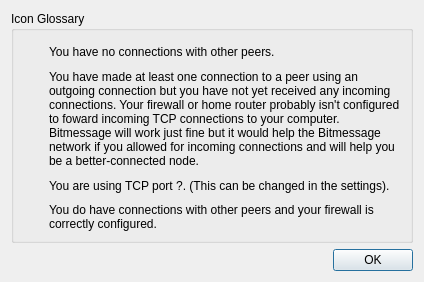
<?xml version="1.0" encoding="UTF-8"?>
<ui version="4.0">
 <class>iconGlossaryDialog</class>
 <widget class="QDialog" name="iconGlossaryDialog">
  <property name="geometry">
   <rect>
    <x>0</x>
    <y>0</y>
    <width>424</width>
    <height>282</height>
   </rect>
  </property>
  <property name="windowTitle">
   <string>Icon Glossary</string>
  </property>
  <layout class="QGridLayout" name="gridLayout">
   <item row="0" column="0">
    <widget class="QGroupBox" name="groupBox">
     <property name="title">
      <string>Icon Glossary</string>
     </property>
     <layout class="QGridLayout" name="gridLayout_2">
      <item row="0" column="0">
       <widget class="QLabel" name="label">
        <property name="text">
         <string/>
        </property>
        <property name="pixmap">
         <pixmap resource="bitmessage_icons.qrc">:/newPrefix/images/redicon.png</pixmap>
        </property>
       </widget>
      </item>
      <item row="0" column="1">
       <widget class="QLabel" name="label_2">
        <property name="text">
         <string>You have no connections with other peers. </string>
        </property>
       </widget>
      </item>
      <item row="1" column="0">
       <widget class="QLabel" name="label_3">
        <property name="text">
         <string/>
        </property>
        <property name="pixmap">
         <pixmap resource="bitmessage_icons.qrc">:/newPrefix/images/yellowicon.png</pixmap>
        </property>
       </widget>
      </item>
      <item row="1" column="1" rowspan="2">
       <widget class="QLabel" name="label_4">
        <property name="text">
         <string>You have made at least one connection to a peer using an outgoing connection but you have not yet received any incoming connections. Your firewall or home router probably isn't configured to foward incoming TCP connections to your computer. Bitmessage will work just fine but it would help the Bitmessage network if you allowed for incoming connections and will help you be a better-connected node.</string>
        </property>
        <property name="alignment">
         <set>Qt::AlignLeading|Qt::AlignLeft|Qt::AlignTop</set>
        </property>
        <property name="wordWrap">
         <bool>true</bool>
        </property>
       </widget>
      </item>
      <item row="2" column="0" rowspan="2">
       <spacer name="verticalSpacer">
        <property name="orientation">
         <enum>Qt::Vertical</enum>
        </property>
        <property name="sizeHint" stdset="0">
         <size>
          <width>20</width>
          <height>73</height>
         </size>
        </property>
       </spacer>
      </item>
      <item row="3" column="1">
       <widget class="QLabel" name="labelPortNumber">
        <property name="text">
         <string>You are using TCP port ?. (This can be changed in the settings).</string>
        </property>
       </widget>
      </item>
      <item row="4" column="0">
       <widget class="QLabel" name="label_5">
        <property name="text">
         <string/>
        </property>
        <property name="pixmap">
         <pixmap resource="bitmessage_icons.qrc">:/newPrefix/images/greenicon.png</pixmap>
        </property>
       </widget>
      </item>
      <item row="4" column="1">
       <widget class="QLabel" name="label_6">
        <property name="text">
         <string>You do have connections with other peers and your firewall is correctly configured.</string>
        </property>
        <property name="wordWrap">
         <bool>true</bool>
        </property>
       </widget>
      </item>
     </layout>
    </widget>
   </item>
   <item row="1" column="0">
    <widget class="QDialogButtonBox" name="buttonBox">
     <property name="orientation">
      <enum>Qt::Horizontal</enum>
     </property>
     <property name="standardButtons">
      <set>QDialogButtonBox::Ok</set>
     </property>
    </widget>
   </item>
  </layout>
 </widget>
 <resources>
  <include location="bitmessage_icons.qrc"/>
 </resources>
 <connections>
  <connection>
   <sender>buttonBox</sender>
   <signal>accepted()</signal>
   <receiver>iconGlossaryDialog</receiver>
   <slot>accept()</slot>
   <hints>
    <hint type="sourcelabel">
     <x>248</x>
     <y>254</y>
    </hint>
    <hint type="destinationlabel">
     <x>157</x>
     <y>274</y>
    </hint>
   </hints>
  </connection>
  <connection>
   <sender>buttonBox</sender>
   <signal>rejected()</signal>
   <receiver>iconGlossaryDialog</receiver>
   <slot>reject()</slot>
   <hints>
    <hint type="sourcelabel">
     <x>316</x>
     <y>260</y>
    </hint>
    <hint type="destinationlabel">
     <x>286</x>
     <y>274</y>
    </hint>
   </hints>
  </connection>
 </connections>
</ui>
